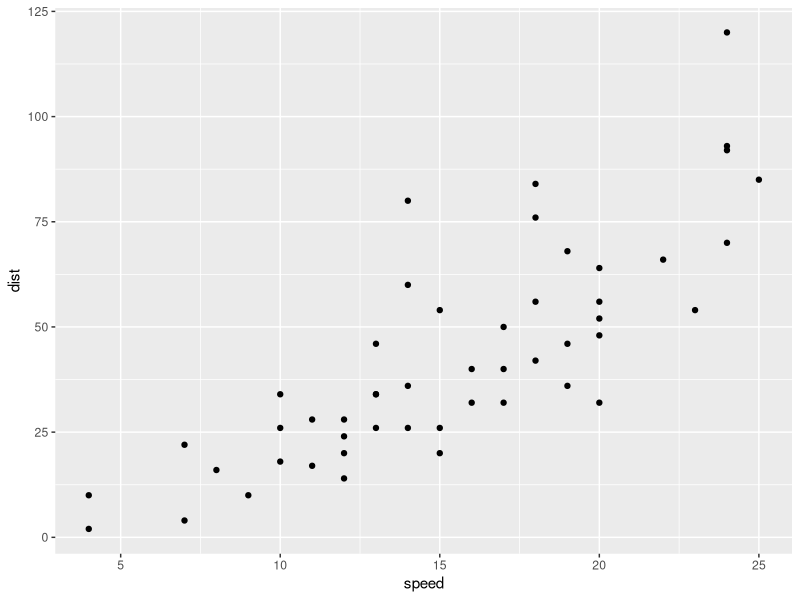
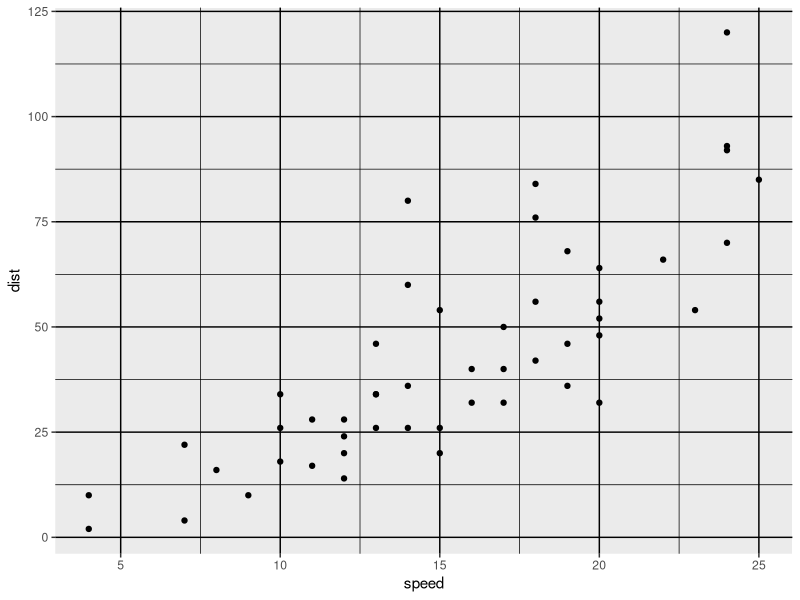
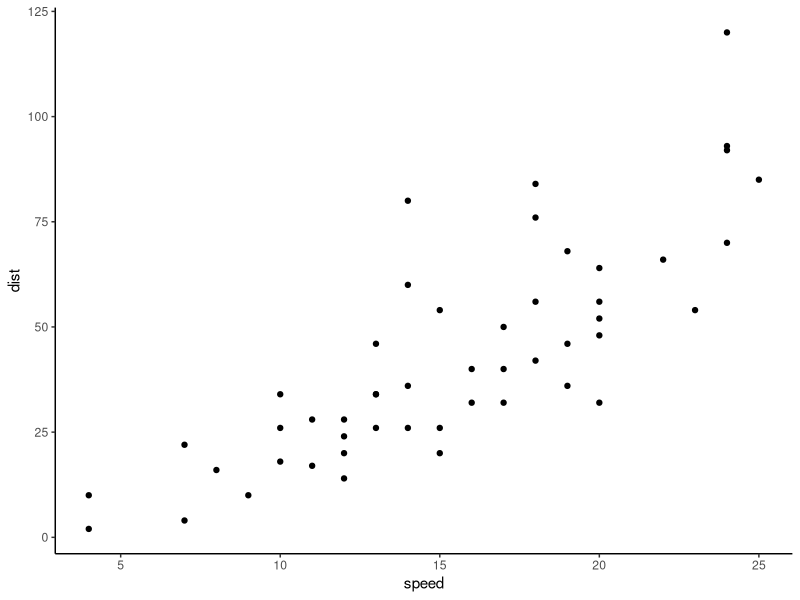
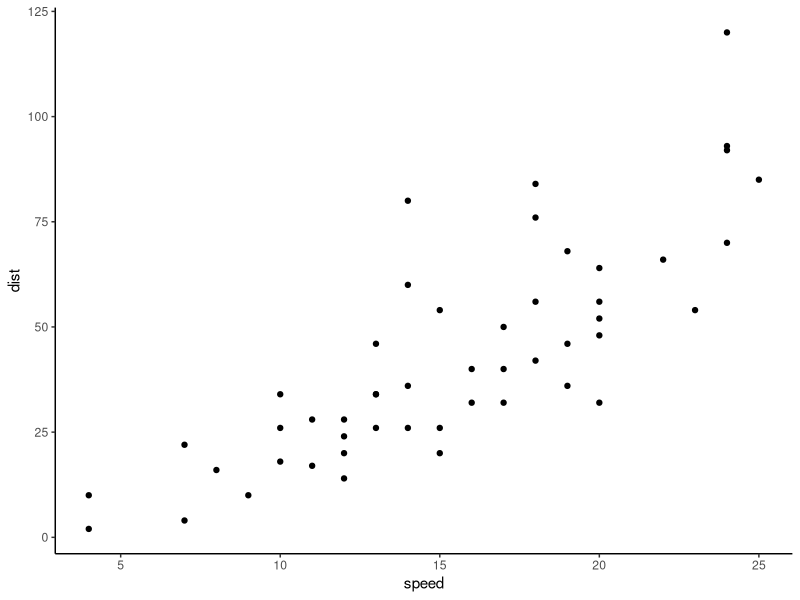
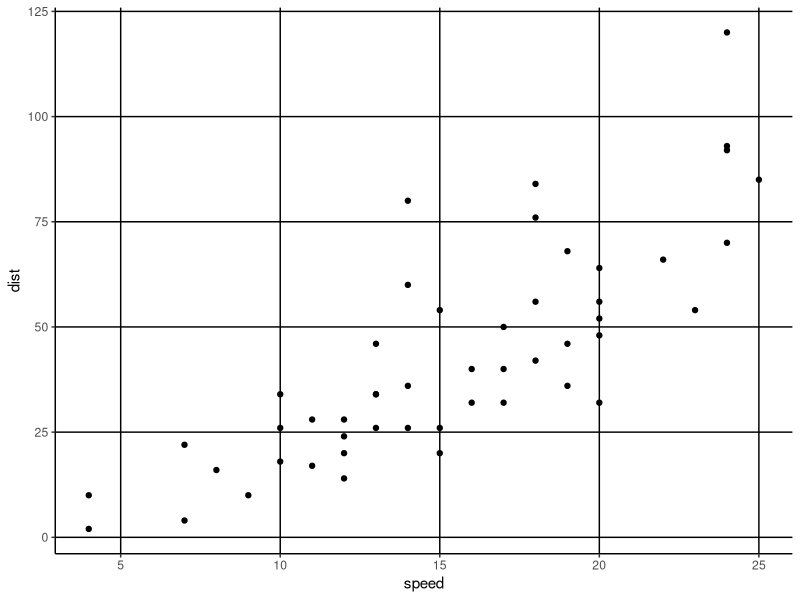
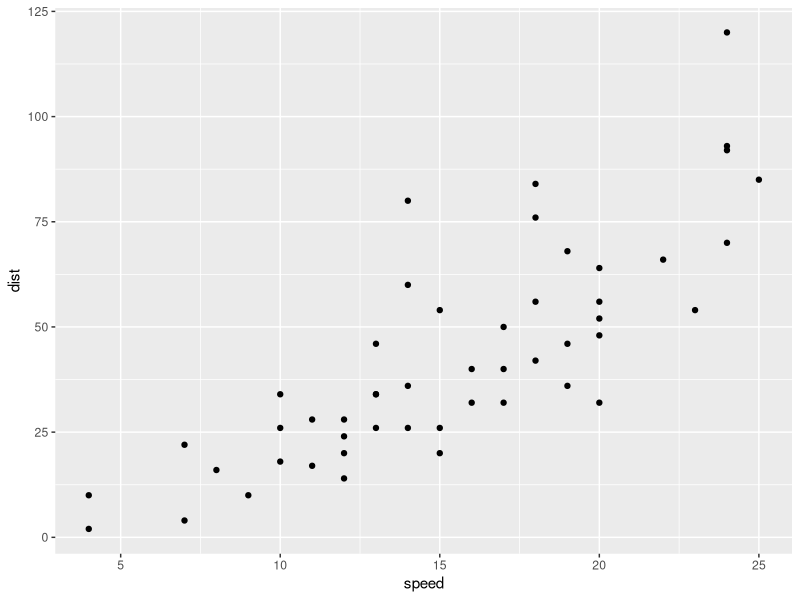
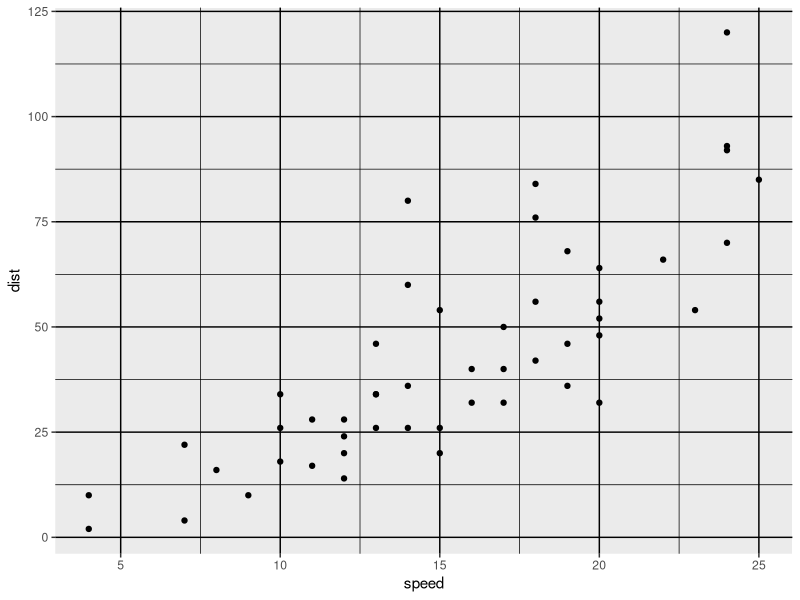

Source code (R) for these figures, in order: (Note: this script raises an error after producing the figures.)
## ---- chunk 1
knitr::opts_chunk$set(echo = TRUE)
options(tidyverse.quiet = TRUE)
## ---- chunk 2
library(ggplot2)

ggplot(cars) + 
  aes(speed, dist) + 
  geom_point()

last_plot() + 
  theme(panel.grid = element_line(color = "black"))
  
last_plot() +
  theme_classic()

last_plot() + 
  theme(panel.grid = element_line(color = "black"))
  

last_plot() + 
  theme(panel.grid.major = element_line(color = "black"))

last_plot()$theme$panel.grid
last_plot()$theme$panel.grid.minor
last_plot()$theme$panel.grid.major

sessionInfo("ggplot2")

## ---- chunk 3
theme_classic2 <- function(base_size = 11, base_family = "",
                          header_family = NULL,
                          base_line_size = base_size / 22,
                          base_rect_size = base_size / 22,
                          ink = "black", paper = "white") {
  theme_bw(
    base_size = base_size,
    base_family = base_family,
    header_family = header_family,
    base_line_size = base_line_size,
    base_rect_size = base_rect_size,
    ink = ink, paper = paper
  ) %+replace%
    theme(
      # no background and no grid
      panel.border     = element_blank(),
      panel.grid = element_blank(),             # Revision

      # show axes
      axis.text  = element_text(size = rel(0.8)),
      axis.line  = element_line(lineend = "square"),
      axis.ticks = element_line(),

      # simple, black and white strips
      strip.background = element_rect(linewidth = rel(2)),
      # NB: size is 1 but clipped, it looks like the 0.5 of the axes

      complete = TRUE
    )
}


ggplot(cars) + 
  aes(speed, dist) + 
  geom_point()

last_plot() + 
  theme(panel.grid = element_line(color = "black"))
  
last_plot() +
  theme_classic2()

last_plot() + 
  theme(panel.grid = element_line(color = "black"))
## ---- chunk 4
theme_blank <- function(base_size = 11, base_family = "",
                              header_family = NULL,
                              base_line_size = base_size / 22,
                              base_rect_size = base_size / 22,
                              ink = "black", paper = alpha(ink, 0)) {
  force(ink)
  # Based on theme_bw
  theme_grey(
    base_size = base_size,
    base_family = base_family,
    header_family = header_family,
    base_line_size = base_line_size,
    base_rect_size = base_rect_size,
    ink = ink, paper = paper
  ) %+replace%
    theme(
      panel.background  = element_blank(),
      # plot.background   = element_blank(),
      legend.background = element_blank(),
      legend.key        = element_blank(),
      panel.border      = element_blank(),
      panel.grid        = element_blank(),
      axis.title = element_blank(),
      axis.ticks = element_blank(),
      axis.text = element_blank(),
      # contour strips to match panel contour
      strip.background  = element_blank(),
      complete = TRUE,
      plot.margin = margin(10,10,10,10, unit = "pt")
    )
}

library(ggplot2)

ggplot(mtcars) + 
  aes(wt, mpg) + 
  geom_point() + 
  facet_wrap(~am) + 
  theme_transparent()

last_plot() + 
  theme_void(paper = "pink") + 
  labs(title = "theme void")

last_plot() + 
  theme_blank(paper = "grey") + 
  labs(title = "theme blank loves infographics")

